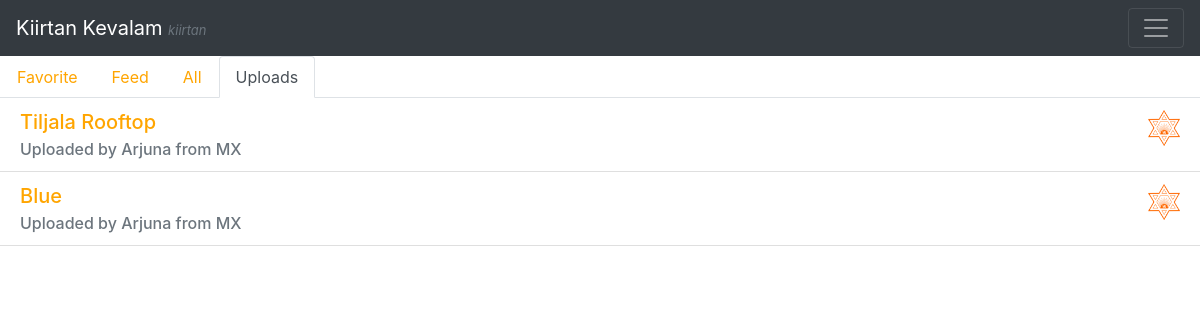
The app's page /kiirtanuploads/ with its own data.
### Song/models.py (models this page shows, shortened)
class Song(models.Model):
    title          = models.CharField(max_length=120)
    SONG_TYPES     = (
        ('KI', 'Kiirtan'),
        ('PS', 'Prabhat Samgiita'),
        ('BH', 'Bhajan'),
    )
    type              = models.CharField(max_length=30, choices=SONG_TYPES)
    capo              = models.PositiveIntegerField(blank=True, null=True, validators=[MaxValueValidator(12)])
    description       = models.TextField(blank=True)
    uploader          = models.ForeignKey('Profile', null=True, on_delete=models.SET_NULL)
    written_by        = models.CharField(max_length=50, blank=True)
    song_text         = models.TextField(blank=True)
    audio_file         = models.FileField()
    upload_date       = models.DateField(auto_now=False, auto_now_add=True)
    edit_date         = models.DateField(auto_now=True, auto_now_add=False)
    chords            = models.ManyToManyField('Chord', related_name='chords', through='ChordIndex')

class Profile(models.Model):
    user          = models.OneToOneField(User,on_delete=models.CASCADE)
    sanskrit_name = models.CharField(max_length=100)
    country       = CountryField(max_length=50)
    city          = models.CharField(max_length=50, blank=True, null=True)
    profile_pic    = models.ImageField(upload_to='profile_pics',blank=True)
    liked_songs   = models.ManyToManyField(Song, related_name="liked_songs", through='IsFavourite')

### Song/views.py (the view)
# urls.py: path('kiirtanuploads/', kiirtanuploads_view),
def kiirtanuploads_view(request):
    global kiirtanContext
    return render(request,"kiirtanuploads.html",kiirtanContext)

### Templates/kiirtanuploads.html (shortened to what this page needs)
{% extends "kiirtanfav.html" %}
{% block kiirtantabs %}
  <ul class="nav nav-tabs">
    <li class="nav-item">
      <a class="nav-link" href="/kiirtanfav/">Favorite</a>
    </li>
    <li class="nav-item">
      <a class="nav-link" href="/kiirtanfeed/">Feed</a>
    </li>
    <li class="nav-item">
      <a class="nav-link" href="/kiirtanall/">All</a>
    </li>
    <li class="nav-item">
      <a class="nav-link active" href="/kiirtanuploads/">Uploads</a>
    </li>
  </ul>
{% endblock kiirtantabs %}
{% block renderkiirtans %}
  {% include 'renderer.html' with songlist=allKiirtan%}
{% endblock renderkiirtans %}

### Templates/listitem.html
{% load static %}
<div class="songlist-element">
    <li class="list-group-item">
        <h5 class="card-title"> <a href="/song/">{{ song.title }}</a>
            {% if song not in user.profile.liked_songs.all %}
                <a href="{% url 'add-song-view' id=song.pk %}">
                    <img class="pratik" src="{% static 'resources/img/pratik.png' %}" alt="">
                </a>
            {% else %}
                <a href="{% url 'delete-song-view' id=song.pk %}">
                    <img class="pratik-selected" src="{% static 'resources/img/pratik-selected.png' %}" alt="">
                </a>
            {% endif %}
        </h5>
        <h6 class="card-subtitle mt-10 text-muted">Uploaded by
            {% firstof song.uploader.sanskrit_name song.uploader.name "a margii"%} from {{ song.uploader.country }}</h6>
    </li>
</div>

### static/resources/css/custom.css (style rules this page uses)
.list-group-item { border-top: 0px solid rebeccapurple; }
.songlist-element { display: inline; background-color: red; }
.pratik, .pratik-selected { width:2rem; float: right; }

### records on screen
Song: title "Tiljala Rooftop", uploader.sanskrit_name "Arjuna", uploader.country "MX"
Song: title "Blue", uploader.sanskrit_name "Arjuna", uploader.country "MX"

### other values on screen
{{ typeintitle }} "kiirtan"
